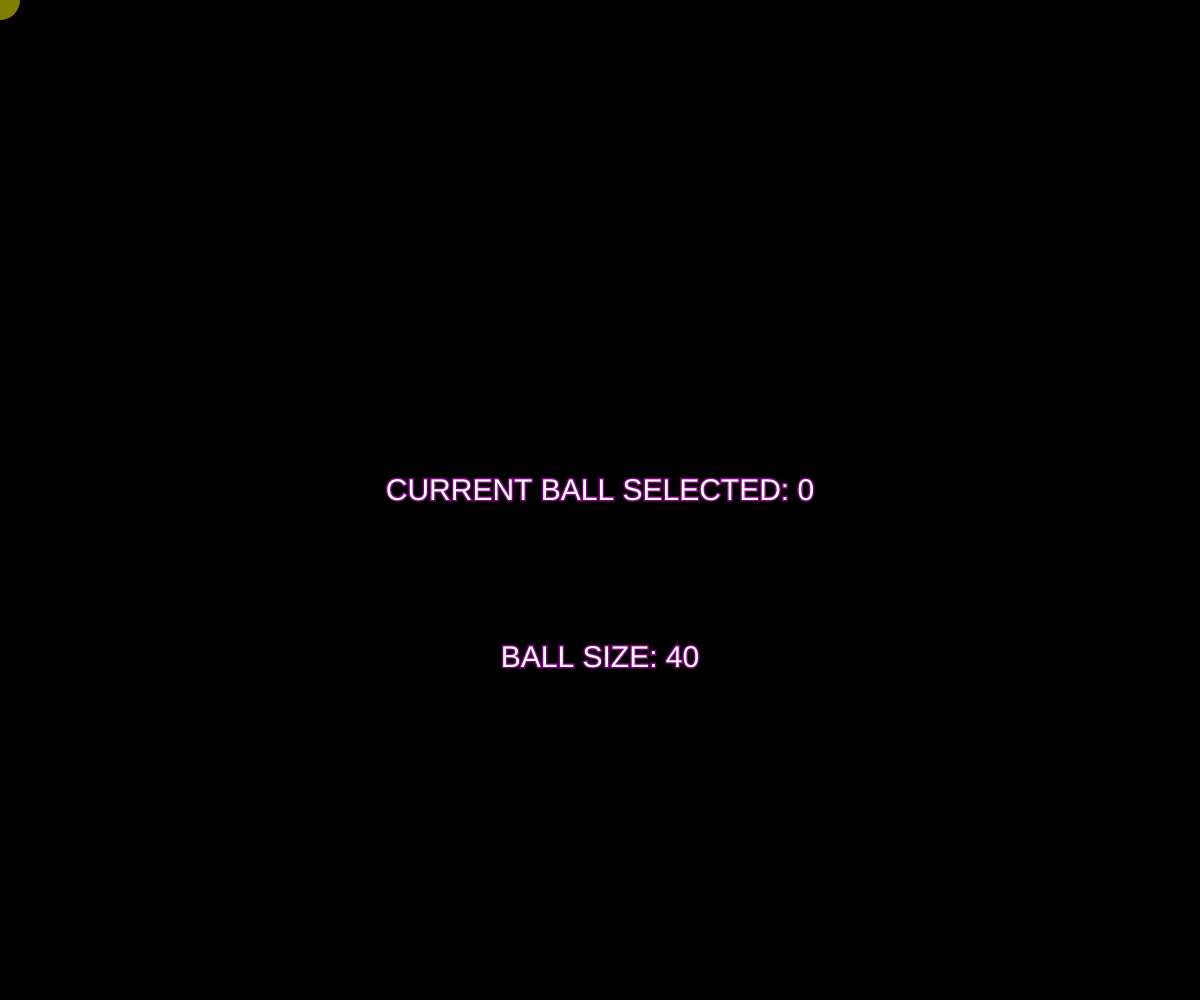
Frame 1 (no input)
Frame 60 (no input): identical to frame 1, image omitted
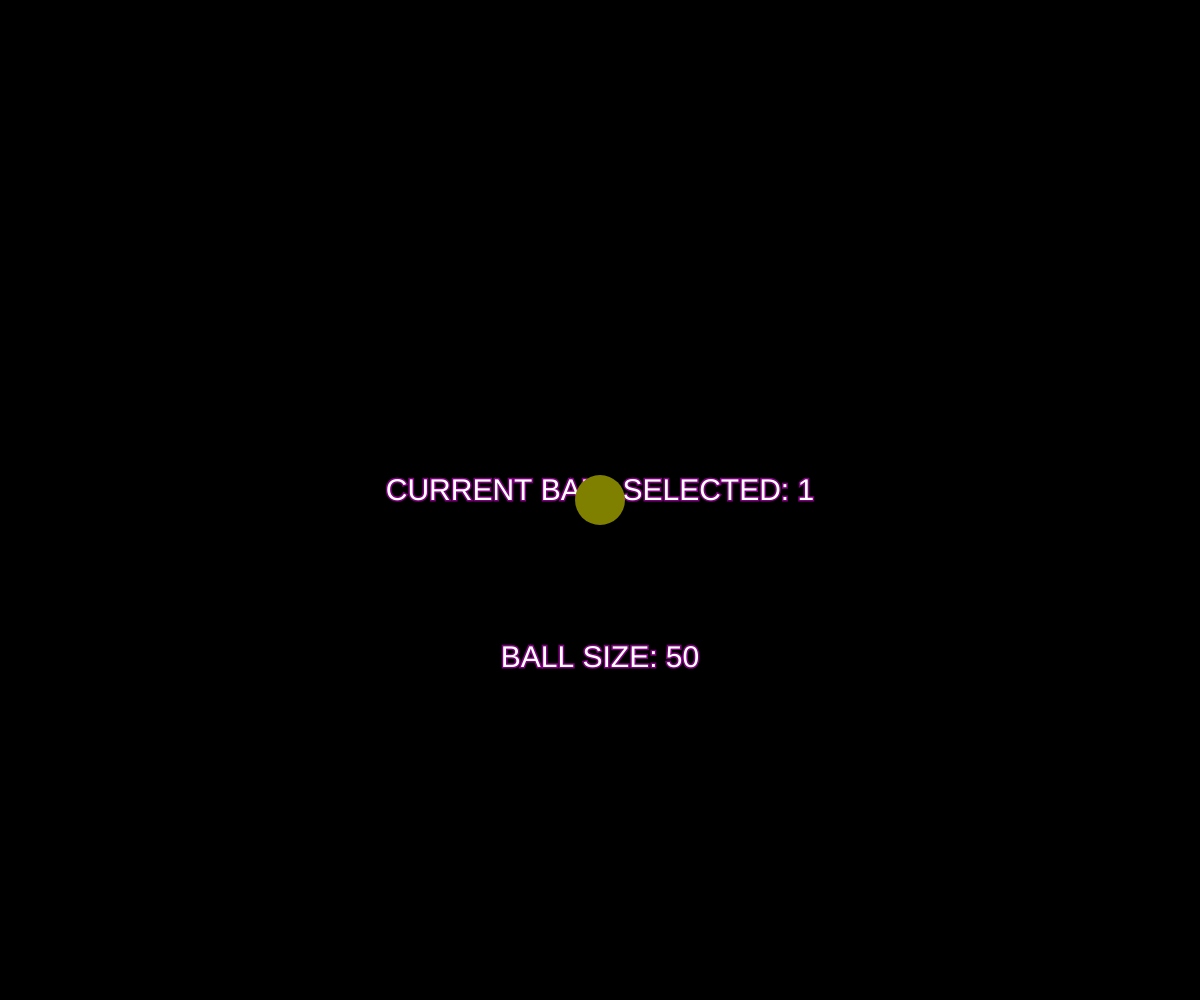
Frame 120 (the mouse pressed at the canvas centre since frame 60)

The p5.js sketch that drew these frames (run headless with seeded random() and noise() and a simulated clock; from frame 60 on, the mouse is pressed at the canvas centre):

// p5.js sketch
// ── sketch.js
var selectedBall;
var ballSizes;

function setup() {
	createCanvas(windowWidth, windowHeight); 
	selectedBall = 0;
	ballSizes = [40,50,30,20];
}

function draw() {
	background(0);
	textSize(30);
	textAlign(CENTER);
	fill(255);
	stroke(127,0,127);
	strokeWeight(3);
	text("CURRENT BALL SELECTED: " + selectedBall, width/2, height/2);
	text("BALL SIZE: " + ballSizes[selectedBall], width/2, height/1.5);
	fill(127,127,0);
	noStroke();
	ellipse(mouseX, mouseY, ballSizes[selectedBall], ballSizes[selectedBall]);
}

function mousePressed() {
	selectedBall++;

	if (selectedBall >= ballSizes.length) {
		selectedBall = 0;
	}
}
